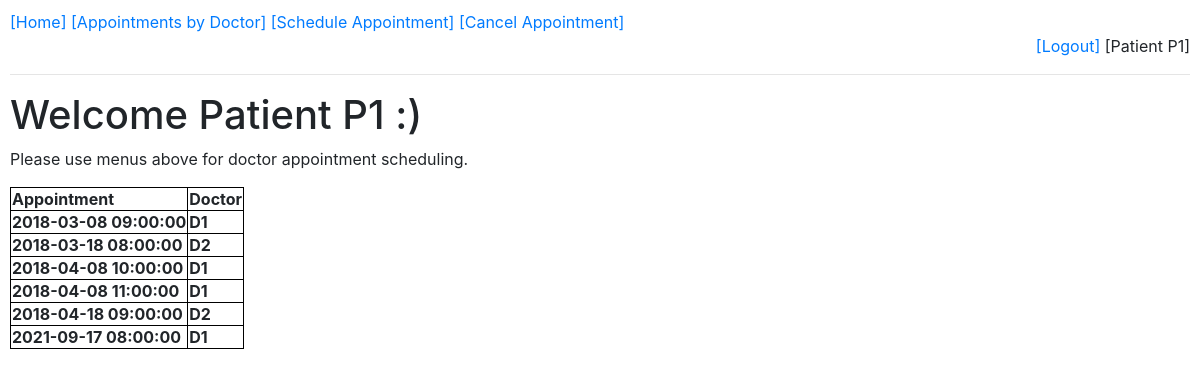
Screenshot of /index (signed in) with the database file from the repository.
### app/models.py (models this page shows, shortened)
class Patient(UserMixin,db.Model):
    id=db.Column(db.Integer, primary_key=True, nullable=False, unique=True)
    patient_name=db.Column(db.String(64), nullable=False,unique=True)
    age=db.Column(db.Integer, nullable=False,unique=False)
    gender=db.Column(db.String(64), nullable=False,unique=False)
    password_hash=db.Column(db.String(64), nullable=False)

class Appointment(db.Model):
    id=db.Column(db.Integer, primary_key=True, nullable=False, unique=True)
    patient_id=db.Column(db.Integer, db.ForeignKey('patient.id'), nullable=False)
    doctor_id=db.Column(db.Integer, db.ForeignKey('doctor.id'), nullable=False)
    date_time=db.Column(db.DateTime, nullable=False)
    priority=db.Column(db.String(1), nullable=True)

class Doctor(db.Model):
    id=db.Column(db.Integer, primary_key=True, nullable=False, unique=True)
    doctor_name=db.Column(db.String(64), nullable=False)

### app/routes.py (the view)
@app.route('/')
@app.route('/index')
def index():
    appointments = []
    if current_user.is_authenticated:
        patient=current_user
        for appt in Appointment.query.filter_by(patient_id=patient.id).order_by("date_time").all():
            item = {
                "patient_name": Patient.query.filter_by(id=appt.patient_id).first().patient_name,
                "doctor_name": Doctor.query.filter_by(id=appt.doctor_id).first().doctor_name,
                "date_time": appt.date_time
            }
            appointments.append(item)
    return render_template('index.html', appointments=appointments)

### app/models.py (called while the page is built)
@login.user_loader
def load_user(id):
    return Patient.query.get(int(id))

### app/templates/index.html
{% extends "base.html" %}
{% block content %}
{% if current_user.is_anonymous %}
<h1>Welcome to the Hospital Appointment System </h1>
<p>Please login for doctor appointment scheduling.</p>
{% else %}
<h1>Welcome Patient {{ current_user.patient_name }} :) </h1>
<p>Please use menus above for doctor appointment scheduling.</p>
{% if appointments %}
<table>
	<tr>
	  <th>Appointment</th>
	  <th>Doctor</th>
	</tr>
{% for appointment in appointments %}
<tr>
	<th>{{ appointment.date_time }}</th>
	<th>{{ appointment.doctor_name }}</th>
</tr>
{% endfor %}
</table>
{% else %}
No appointments scheduled.
{% endif %}
{% endif %}
{% endblock %}

### app/templates/base.html (shortened to what this page needs)
<html>
    <head>
	  <link rel="stylesheet" href="{{ url_for('static', filename='css/style.css') }}">
	  <link rel="stylesheet" href="//code.jquery.com/ui/1.11.4/themes/smoothness/jquery-ui.css">
	  <link rel="stylesheet" href="https://stackpath.bootstrapcdn.com/bootstrap/4.4.1/css/bootstrap.min.css">
    </head>
    <body>
        <div>
            <a href="{{ url_for('index') }}">[Home]</a>
			<a href="{{ url_for('doctor_appts') }}">[Appointments by Doctor]</a>
            {% if current_user.is_authenticated %}
				<a href="{{ url_for('appt_schedule') }}">[Schedule Appointment]</a>
				<a href="{{ url_for('appt_cancel') }}">[Cancel Appointment]</a>
            {% endif %}
            <div align="right">
			{% if current_user.is_anonymous %}
				<a href="{{ url_for('patient_login') }}">[Patient Login]</a>
				<a href="{{ url_for('patient_register') }}">[Patient Register]</a>
			{% else %}
				<a href="{{ url_for('patient_logout')}}">[Logout]</a>
			{% endif %}
            {% if current_user.is_authenticated %}
				[Patient {{current_user.patient_name}}]
            {% endif %}
		</div>
	</div>
        <hr>
        {% block content %}{% endblock %}
	</body>
</html>

### app/static/css/style.css (style rules this page uses)
body { padding: 10px; }
table, th, td { border: 1px solid black; border-collapse: collapse; }

### rows the page displays
Patient: patient_name "P1"
Appointment: date_time "2018-03-08 09:00:00"
Doctor: doctor_name "D1" "D1" "D1" "D1"
Appointment: date_time "2018-03-18 08:00:00"
Doctor: doctor_name "D2" "D2"
Appointment: date_time "2018-04-08 10:00:00"
Appointment: date_time "2018-04-08 11:00:00"
Appointment: date_time "2018-04-18 09:00:00"
Appointment: date_time "2021-09-17 08:00:00"
